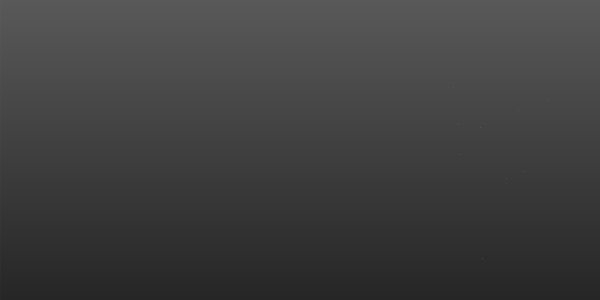
Frame 1 (no input)
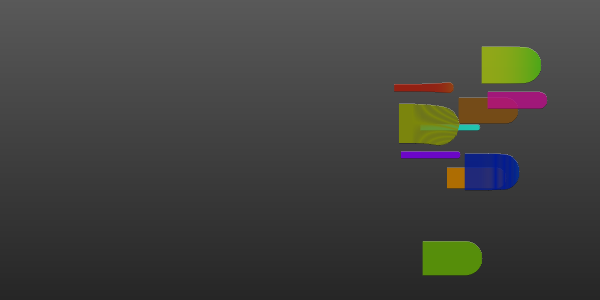
Frame 60 (the mouse pressed at the canvas centre just before this capture)
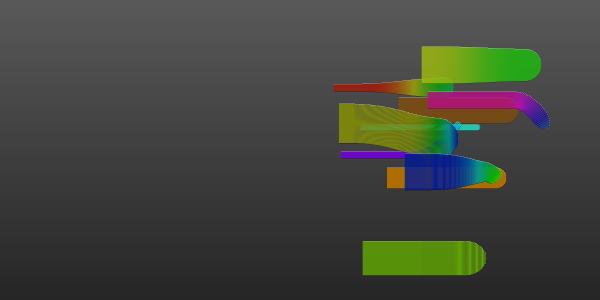
Frame 120 (the mouse held since frame 60 and released just before this capture)

The Processing sketch that drew these frames (run headless with seeded random() and noise(); from frame 60 on, the mouse is pressed at the canvas centre):

// Processing sketch: horinbow2
// ── horinbow2.pde
// I listen to http://www.deepmix.ru while I see beautiful lines move up and down
// and I smile. A few hours ago this was an idea in my head, now I can see it.

// ... We have [line_amt] moving lines.
// Each MovingLine has [var_amt] different variables.
// Each variable has a current value [curr], which is
// a value between [from] and [to].
// [t] indicates how far are we between [from] and [to].
// [delta] indicates how much [curr] has changed since the last frame.
// It's used to calculate the angle using atan2.
// Each variable spends time at [curr]. At random times, it decides to change.
// Then it sets a random target [to], an sets [t] to 1
// and starts counting down to 0 while transitioning between [from] and [to].

// Version 0.0.2: Object oriented, added the MovingLine class to make the code
// much more readable and maintanable. All variables are now in the range
// 0..1, which makes things simpler. We could have any amount of morphing
// variables and exchange them, since they all have the same range.

// Version 0.0.3: Render only the right side of the screen, 
// the rest is scrolled.

int line_amt = 10;
PGraphics gradient;
PGraphics buffer;
MovingLine[] lineas = new MovingLine[line_amt];
int renderWidth = 180;

void setup() {
  size(600, 300);
  frameRate(99);
  colorMode(HSB, 1);
  noStroke();
  rectMode(CENTER);
  smooth();

  // create gradient
  gradient = createGraphics(renderWidth, height, JAVA2D);
  drawGradient(0.35, 0.15);
  
  // cover buffer with gradient
  buffer = createGraphics(width-renderWidth, height, JAVA2D);
  buffer.beginDraw();
  for (int x=0; x<buffer.width; x+=gradient.width) {    
    buffer.image(gradient, x, 0);
  }
  buffer.endDraw();

  for (int x=0; x<width; x+=gradient.width-1) {    
    image(gradient, x, 0);
  }

  for (int i=0; i<line_amt; i++) {
    lineas[i] = new MovingLine(renderWidth);
  }
}
void drawGradient(float tTop, float tBottom) {
  gradient.beginDraw();
  gradient.colorMode(HSB, 1);
  for (int y=0; y<height; y++) {
    gradient.stroke(map(y, 0, gradient.height, tTop, tBottom));
    gradient.line(0, y, gradient.width, y);
  }
  gradient.endDraw();
}
void draw() {
  image(gradient, buffer.width, 0);
  for (int i=0; i<line_amt; i++) {
    lineas[i].update();
  }
  image(buffer, 0, 0);

  buffer.beginDraw();
  // scroll buffer
  buffer.copy(buffer,  0, 0, buffer.width, buffer.height,  -1, 0, buffer.width, buffer.height);
  // copy 1 line
  buffer.copy(g,  buffer.width, 0, 1, height,  buffer.width-1, 0, 1, height);
  buffer.endDraw();
  
  if(frameCount % 50 == 0) {
    println(frameRate);
  }
}



// ── MovingLine.pde
class MovingLine {
  int pMaxH = 50;
  int pCurrSeg = 0;
  int pNumSeg;
  Segment[] pSeg;

  // Create new number providers like SinOsc, fadeIn,
  // envelopes with/without loop and duration in minutes.
  // ValueMorpher pY = new SinOsc(height * 0.1, height * 0.9, 0.01);

  // Use other easing trasitions

  ValueMorpher pHeight;
  ValueMorpher pX;
  ValueMorpher pY;
  ValueMorpher pH;
  ValueMorpher pS;
  ValueMorpher pB;

  MovingLine(int tNumSeg) {
    pNumSeg = tNumSeg;
    pSeg = new Segment[pNumSeg];
    pHeight = new ValueMorpher(5, pMaxH, 0.01, 0.003);
    pX = new ValueMorpher(width - 150, width - pMaxH/2 - 1, 0.005, 0.003);
    pY = new ValueMorpher(height * 0.1, height * 0.9, 0.01, 0.003);
    pH = new ValueMorpher(0, 1, 0.01, 0.003);
    pS = new ValueMorpher(0.9, 1, 0.01, 0.003);
    pB = new ValueMorpher(0.5, 1, 0.01, 0.003);

    for(int i=0; i<pNumSeg; i++) {
      pSeg[i] = new Segment(0, 0, 0, 0, 0);
    }
  }

  void update() {
    pX.update();
    pY.update();
    pHeight.update();

    color c = color(pH.update(), pS.update(), pB.update());

    float a = atan2(pY.getDelta(), pX.getDelta()-1);

    pCurrSeg = frameCount % pNumSeg;
    pSeg[pCurrSeg].set(pX.getValue(), pY.getValue(), pHeight.getValue(), a, c);

    pCurrSeg += pNumSeg;

    for(int i=0; i<pNumSeg; i++) {
      int wh = (pCurrSeg - i) % pNumSeg;
      // trasform coordinates
      translate(pSeg[wh].x - i, pSeg[wh].y);

      float h = pSeg[wh].h;
      if (i < h/2) {
        h *= sqrt(1 - pow(1 - (i<<1) / h, 2));
      }

      rotate(pSeg[wh].a);
      // line
      noStroke();
      fill(pSeg[wh].c);
      rect(0, 0, 1, h);
      // highlight
      stroke(1, 0.3);
      point(0, h/2);
      // shadow
      stroke(0, 0.3);
      point(0, -h/2);
      // reset coordinates
      resetMatrix();
    }

  }
}

class Segment {
  float x = 0;
  float y = 0;
  float h = 0;
  float a = 0;
  color c = 0;

  Segment(float tX, float tY, float tH, float tA, color tC) {
    x = tX;
    y = tY;
    h = tH;
    a = tA;
    c = tC;
  }
  void set(float tX, float tY, float tH, float tA, color tC) {
    x = tX;
    y = tY;
    h = tH;
    a = tA;
    c = tC;
  }
}

// ── ValueMorpher.pde
class ValueMorpher {
  float pMin;
  float pMax;

  float pFrom;
  float pTo;
  float pCurr;

  float pT = 0;
  float pDelta = 0;

  float pChProb;
  float pRate;

  ValueMorpher(float tMin, float tMax, float tRate, float tChProb) {
    pMin = tMin;
    pMax = tMax;

    pChProb = tChProb;
    pRate = tRate;

    reset();
    pCurr = pFrom = pTo;
  }

  float update() {
    if (pT > 0) {
      pT -= pRate;
      if (pT > 0) {
        float n = 1-pT; // 0 .. 1
        float ease = (n /= 0.5) < 1 ? 0.5 * pow(n, 2) : -0.5 * ((n -= 2)*n - 2);
        pDelta = pCurr;
        pCurr = lerp(pFrom, pTo, ease);
        pDelta -= pCurr;
      }
      else {
        pFrom = pCurr;
      }
    }
    else {
      if (random(1) < pChProb) {
        reset();
        pT = 1;
      }
    }
    return pCurr;
  }
  void reset() {
    pTo = random(pMin, pMax);
  }
  float getValue() {
    return pCurr;
  }
  float getDelta() {
    return pDelta;
  }
}
